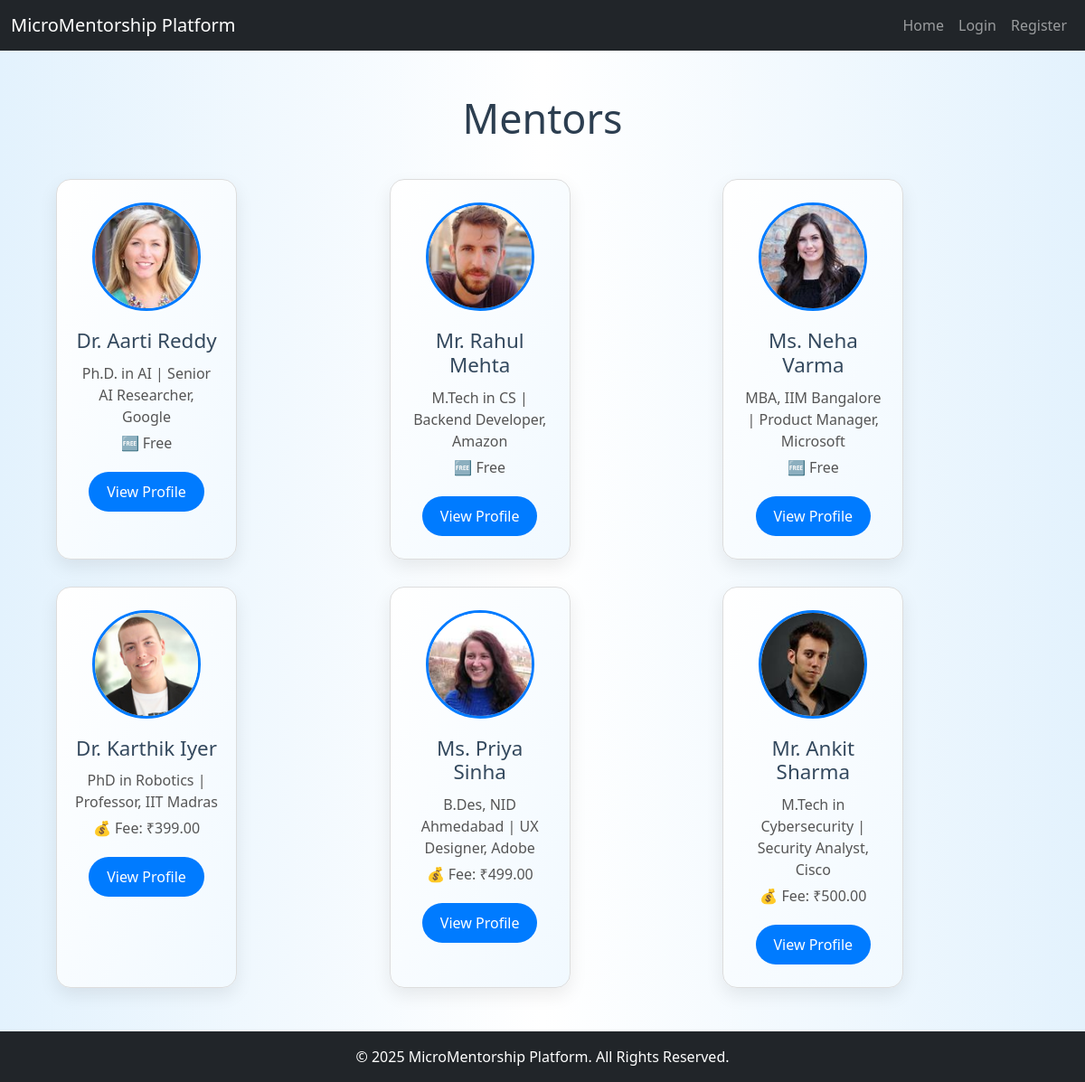
/mentors/, run on the app's committed database.
### base/models.py (models this page shows, shortened)
class Mentor(models.Model):
    mentor_user = models.OneToOneField('MentorUser', on_delete=models.CASCADE, null=True, blank=True)
    name = models.CharField(max_length=200, default='Mentor Name')
    photo = models.ImageField(upload_to='mentor_photos/')
    qualification = models.CharField(max_length=255)
    job_role = models.CharField(max_length=255)
    about = models.TextField()
    is_paid = models.BooleanField(default=False)
    fee = models.DecimalField(max_digits=8, decimal_places=2, default=0)

### base/views.py (the view)
# urls.py: path('mentors/', views.mentor_list, name='mentor_list'),
def mentor_list(request):
    mentors = Mentor.objects.all()
    return render(request, 'mentorship/mentor_list.html', {'mentors': mentors})

### base/templates/mentorship/mentor_list.html (shortened to what this page needs)
{% extends 'base.html' %}
{% block content %}
<h1>Mentors</h1>
<div class="mentor-cards">
  {% for m in mentors %}
    <span class="mentor-card">
      <img src="{{ m.photo.url }}" alt="{{ m.user.username }}">
      <h3>{{ m.name }}</h3>
      <p>{{ m.qualification }} | {{ m.job_role }}</p>
      {% if m.is_paid %}
        <p>💰 Fee: ₹{{ m.fee }}</p>
      {% else %}
        <p>🆓 Free</p>
      {% endif %}
      <a href="{% url 'mentor_detail' m.id %}">View Profile</a>
    </span>
  {% endfor %}
</div>
{% endblock %}

### base/templates/base.html (shortened to what this page needs)
{% load static %}
<!DOCTYPE html>
<html lang="en">
<head>
    <link rel="stylesheet" href="{% static 'css/styles.css' %}">
    <link href="https://cdn.jsdelivr.net/npm/bootstrap@5.3.0/dist/css/bootstrap.min.css" rel="stylesheet">
</head>
<body>
<nav class="navbar navbar-expand-lg navbar-dark bg-dark">
    <div class="container-fluid">
        <a class="navbar-brand" href="{% url 'home' %}">MicroMentorship Platform</a>
        <div class="collapse navbar-collapse justify-content-end" id="navbarNav">
            <ul class="navbar-nav">
                {% if user.is_authenticated %}
                    <li class="nav-item">
                        <span class="nav-link">Welcome, {{ user.username }}</span>
                    </li>
                    <li class="nav-item">
                        <a class="nav-link" href="{% url 'mentor_list' %}">Mentors</a>
                    </li>
                    <li class="nav-item">
                        <a class="nav-link" href="{% url 'logout' %}">Logout</a>
                    </li>
                {% else %}
                    <li class="nav-item">
                        <a class="nav-link" href="{% url 'home' %}">Home</a>
                    </li>
                    <li class="nav-item">
                        <a class="nav-link" href="{% url 'student_login' %}">Login</a>
                    </li>
                    <li class="nav-item">
                        <a class="nav-link" href="{% url 'student_register' %}">Register</a>
                    </li>
                {% endif %}
            </ul>
        </div>
    </div>
</nav>
<div class="container my-5">
    {% block content %}{% endblock %}
</div>
<footer class="bg-dark text-white text-center py-3">
    <div class="container">
        &copy; 2025 MicroMentorship Platform. All Rights Reserved.
    </div>
</footer>
</body>
</html>

### base/static/css/styles.css (style rules this page uses)
body { font-family: Arial, sans-serif; margin:0; padding:20px; background:#f9f9f9; }
.mentor-cards { display:flex; flex-wrap: wrap; gap:20px; }
.mentor-card { background:#fff; padding:20px; border:1px solid #ddd; width:200px; text-align:center; border-radius:8px; transition: box-shadow .3s; }
.mentor-card img { width:100%; height: auto; border-radius:50%; }
body { font-family: 'Segoe UI', sans-serif; background: linear-gradient(135deg, #ece9e6, #ffffff); margin: 0; padding: 0; color: #333; }

### base/templates/base.html (style rules this page uses)
footer { background: #003b4f; color: white; text-align: center; padding: 15px; }

### base/templates/mentorship/mentor_list.html (style rules this page uses)
body { background: linear-gradient(to right, #e3f2fd, #ffffff, #e3f2fd); }
h1 { text-align: center; font-size: 2.8em; margin-bottom: 40px; color: #2c3e50; }
.mentor-cards { display: grid; grid-template-columns: repeat(auto-fit, minmax(280px, 1fr)); gap: 30px; padding: 0 20px; }
.mentor-card { background: linear-gradient(to bottom right, #ffffff, #f1f9ff); border-radius: 16px; box-shadow: 0 8px 20px rgba(0, 0, 0, 0.08); overflow: hidden; text-align: center; padding: 25px 20px; transition: transform 0.3s ease, box-shadow 0.3s ease; }
.mentor-card img { width: 120px; height: 120px; object-fit: cover; border-radius: 50%; margin-bottom: 20px; border: 3px solid #007bff; }
.mentor-card h3 { font-size: 1.4em; color: #34495e; margin-bottom: 10px; }
.mentor-card p { font-size: 1em; color: #555; margin: 5px 0; }
.mentor-card a { display: inline-block; margin-top: 15px; padding: 10px 20px; background-color: #007bff; color: #fff; text-decoration: none; border-radius: 25px; font-weight: 500; transition: background-color 0.3s ease, transform 0.3s ease; }

### data on the page
Mentor: photo (picture), name "Dr. Aarti Reddy", qualification "Ph.D. in AI", job_role "Senior AI Researcher, Google", is_paid "🆓 Free"
Mentor: photo (picture), name "Mr. Rahul Mehta", qualification "M.Tech in CS", job_role "Backend Developer, Amazon", is_paid "🆓 Free"
Mentor: photo (picture), name "Ms. Neha Varma", qualification "MBA, IIM Bangalore", job_role "Product Manager, Microsoft", is_paid "🆓 Free"
Mentor: photo (picture), name "Dr. Karthik Iyer", qualification "PhD in Robotics", job_role "Professor, IIT Madras", fee "399.00"
Mentor: photo (picture), name "Ms. Priya Sinha", qualification "B.Des, NID Ahmedabad", job_role "UX Designer, Adobe", fee "499.00"
Mentor: photo (picture), name "Mr. Ankit Sharma", qualification "M.Tech in Cybersecurity", job_role "Security Analyst, Cisco", fee "500.00"
